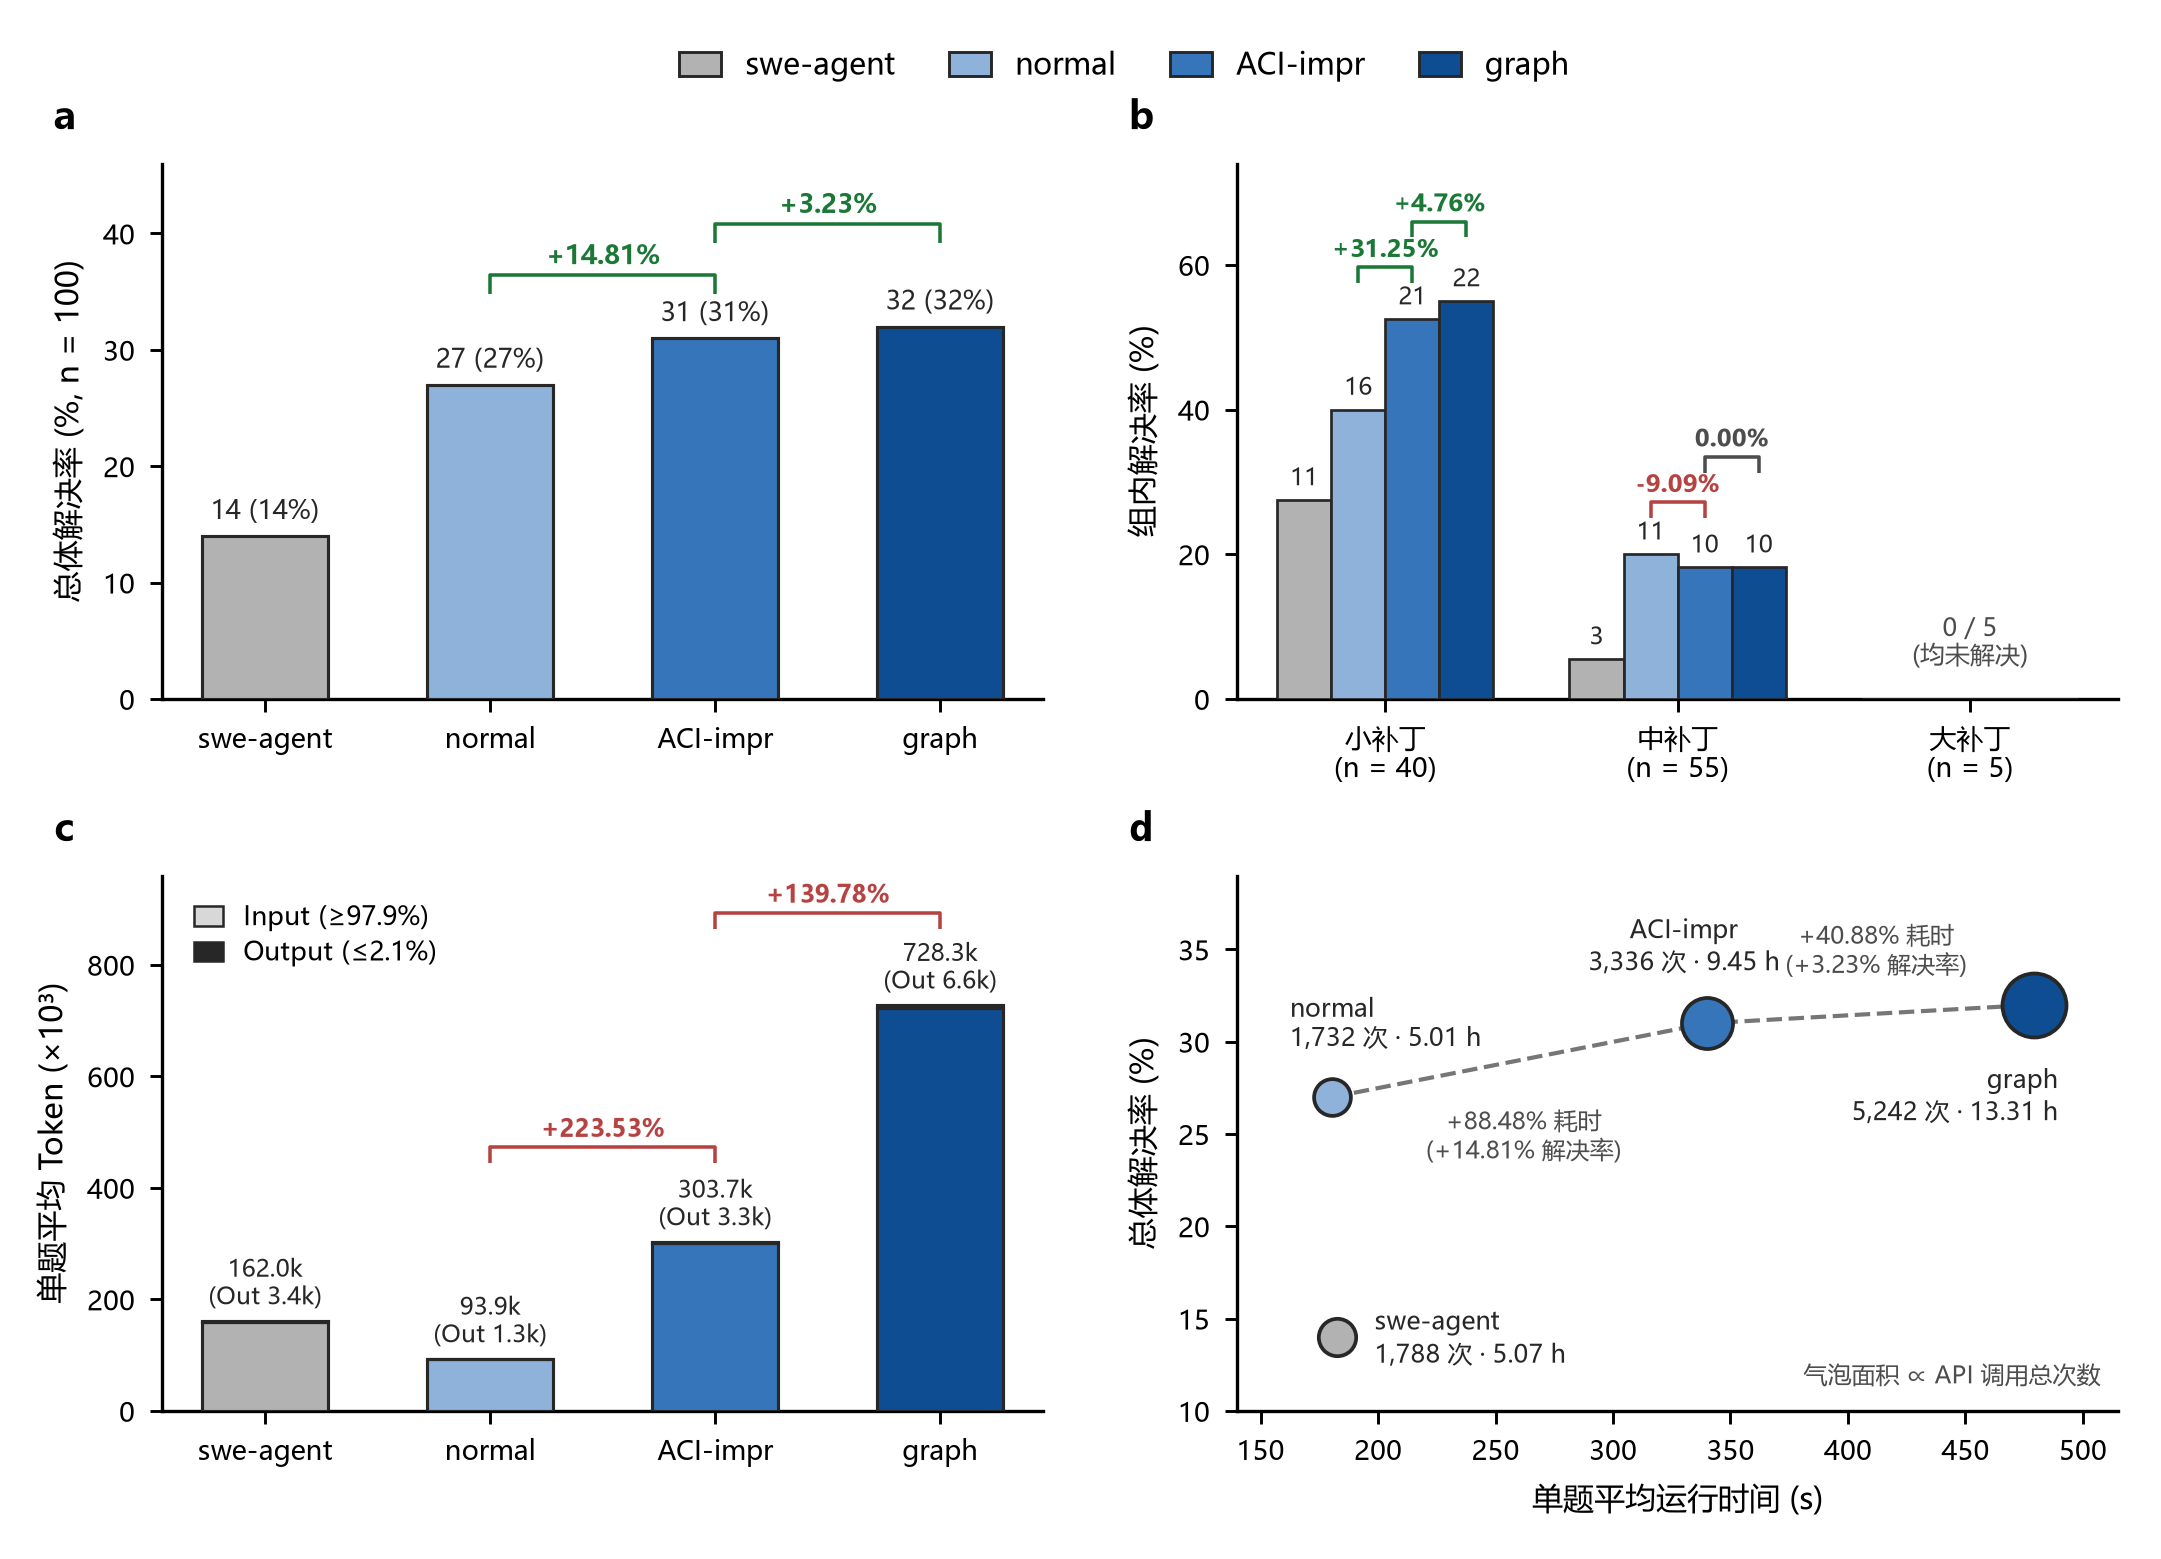

Recreate this plot in Python.
#!/usr/bin/env python3
"""Publication-grade 4-panel Chinese benchmark comparison figure (Nature double-column)."""

from __future__ import annotations

import sys
from pathlib import Path

import matplotlib
matplotlib.use("Agg")
import matplotlib as mpl
import matplotlib.pyplot as plt
import numpy as np
from matplotlib.patches import Patch
from matplotlib.transforms import ScaledTranslation

SKILL_SCRIPTS_DIR = Path(
    r"C:\Users\vickey\.gemini\config\plugins\nature-skills\skills\nature-figure\scripts"
)
if str(SKILL_SCRIPTS_DIR) not in sys.path:
    sys.path.insert(0, str(SKILL_SCRIPTS_DIR))

from audit_panel_alignment import require_matplotlib_panel_alignment


# ── MANDATORY editable font & SVG/PDF rules ───────────────────────────────────
mpl.rcParams.update({
    "font.family": "sans-serif",
    "font.sans-serif": [
        "Microsoft YaHei",
        "SimHei",
        "Arial",
        "DejaVu Sans",
        "sans-serif",
    ],
    "axes.unicode_minus": False,
    "svg.fonttype": "none",
    "pdf.fonttype": 42,
    "font.size": 7.0,
    "axes.titlesize": 7.5,
    "axes.labelsize": 7.5,
    "xtick.labelsize": 6.5,
    "ytick.labelsize": 6.5,
    "legend.fontsize": 7.0,
    "axes.spines.right": False,
    "axes.spines.top": False,
    "axes.linewidth": 0.8,
    "xtick.major.width": 0.7,
    "ytick.major.width": 0.7,
    "xtick.major.size": 3.0,
    "ytick.major.size": 3.0,
    "legend.frameon": False,
})

# Unified method palette: neutral gray baseline + progressive blue system family
METHOD_ORDER = ["swe-agent", "normal", "ACI-impr", "graph"]
METHOD_COLORS = {
    "swe-agent": "#B2B2B2",   # neutral external baseline
    "normal":    "#8EB2D9",   # base system
    "ACI-impr":  "#3775BA",   # improved ACI
    "graph":     "#0F4D92",   # full graph system (hero)
}
DELTA_UP = "#1B7837"
DELTA_DOWN = "#B64342"
DELTA_NEUTRAL = "#4D4D4D"
EDGE_DARK = "#272727"
MUTED_TEXT = "#4D4D4D"

# Exact data from user table (n = 100 tasks: 40 small, 55 medium, 5 large)
DATA = {
    "swe-agent": {
        "resolved": 14, "resolved_pct": 14.0,
        "small": 11, "small_pct": 27.5,
        "medium": 3, "medium_pct": 5.5,
        "large": 0, "large_pct": 0.0,
        "total_tokens": 16_196_675, "input_tokens": 15_857_220, "output_tokens": 339_455,
        "mean_tokens": 161_966.8, "api_calls": 1_788,
        "total_time_s": 18_249.53, "total_time_h": 5.07, "mean_time_s": 182.50,
    },
    "normal": {
        "resolved": 27, "resolved_pct": 27.0,
        "small": 16, "small_pct": 40.0,
        "medium": 11, "medium_pct": 20.0,
        "large": 0, "large_pct": 0.0,
        "total_tokens": 9_388_374, "input_tokens": 9_254_849, "output_tokens": 133_525,
        "mean_tokens": 93_883.7, "api_calls": 1_732,
        "total_time_s": 18_048.77, "total_time_h": 5.01, "mean_time_s": 180.49,
    },
    "ACI-impr": {
        "resolved": 31, "resolved_pct": 31.0,
        "small": 21, "small_pct": 52.5,
        "medium": 10, "medium_pct": 18.2,
        "large": 0, "large_pct": 0.0,
        "total_tokens": 30_374_421, "input_tokens": 30_048_423, "output_tokens": 325_998,
        "mean_tokens": 303_744.2, "api_calls": 3_336,
        "total_time_s": 34_019.04, "total_time_h": 9.45, "mean_time_s": 340.19,
    },
    "graph": {
        "resolved": 32, "resolved_pct": 32.0,
        "small": 22, "small_pct": 55.0,
        "medium": 10, "medium_pct": 18.2,
        "large": 0, "large_pct": 0.0,
        "total_tokens": 72_830_868, "input_tokens": 72_171_500, "output_tokens": 659_368,
        "mean_tokens": 728_308.7, "api_calls": 5_242,
        "total_time_s": 47_926.91, "total_time_h": 13.31, "mean_time_s": 479.27,
    },
}


def add_panel_label(
    ax: plt.Axes,
    label: str,
    x_offset_pt: float = -26.0,
    y_offset_pt: float = 6.0,
    fontsize: float = 9.0,
) -> None:
    """Place bold lowercase panel label at a fixed physical point offset."""
    offset = ScaledTranslation(
        x_offset_pt / 72.0,
        y_offset_pt / 72.0,
        ax.figure.dpi_scale_trans,
    )
    ax.text(
        0.0,
        1.0,
        label,
        transform=ax.transAxes + offset,
        fontsize=fontsize,
        fontweight="bold",
        color="black",
        ha="left",
        va="bottom",
    )


def add_step_bracket(
    ax: plt.Axes,
    x1: float,
    x2: float,
    y_base: float,
    height: float,
    text: str,
    color: str,
    fontsize: float = 6.0,
    text_pad_ratio: float = 0.25,
) -> None:
    """Draw a horizontal step comparison bracket with a label above."""
    y_top = y_base + height
    ax.plot(
        [x1, x1, x2, x2],
        [y_base, y_top, y_top, y_base],
        color=color,
        linewidth=0.85,
        solid_capstyle="butt",
        clip_on=False,
    )
    ax.text(
        0.5 * (x1 + x2),
        y_top + height * text_pad_ratio,
        text,
        ha="center",
        va="bottom",
        fontsize=fontsize,
        fontweight="bold",
        color=color,
    )


def build_figure(out_dir: Path) -> None:
    """Construct, align-audit, and export the 4-panel figure."""
    out_dir.mkdir(parents=True, exist_ok=True)
    width_mm = 183.0
    height_mm = 132.0
    fig = plt.figure(
        figsize=(width_mm / 25.4, height_mm / 25.4),
        facecolor="white",
    )

    gs = fig.add_gridspec(
        2, 2,
        left=0.075,
        right=0.98,
        top=0.895,
        bottom=0.095,
        wspace=0.22,
        hspace=0.33,
    )

    ax_a = fig.add_subplot(gs[0, 0])
    ax_b = fig.add_subplot(gs[0, 1])
    ax_c = fig.add_subplot(gs[1, 0])
    ax_d = fig.add_subplot(gs[1, 1])

    # ── Shared top legend ─────────────────────────────────────────────────────
    legend_handles = [
        Patch(
            facecolor=METHOD_COLORS[m],
            edgecolor=EDGE_DARK,
            linewidth=0.7,
            label=m,
        )
        for m in METHOD_ORDER
    ]
    fig.legend(
        handles=legend_handles,
        loc="upper center",
        bbox_to_anchor=(0.52, 0.985),
        ncol=4,
        columnspacing=1.8,
        handlelength=1.4,
        handleheight=0.85,
        fontsize=7.2,
        frameon=False,
    )

    # ── Panel a: Overall resolution rate (n = 100) ────────────────────────────
    x_a = np.arange(len(METHOD_ORDER))
    resolved_pcts = [DATA[m]["resolved_pct"] for m in METHOD_ORDER]
    resolved_cnts = [DATA[m]["resolved"] for m in METHOD_ORDER]
    bar_w_a = 0.56

    bars_a = ax_a.bar(
        x_a,
        resolved_pcts,
        width=bar_w_a,
        color=[METHOD_COLORS[m] for m in METHOD_ORDER],
        edgecolor=EDGE_DARK,
        linewidth=0.75,
        zorder=3,
    )
    for bar, cnt, pct in zip(bars_a, resolved_cnts, resolved_pcts):
        ax_a.text(
            bar.get_x() + bar.get_width() / 2.0,
            bar.get_height() + 0.9,
            f"{cnt} ({pct:.0f}%)",
            ha="center",
            va="bottom",
            fontsize=6.2,
            color=EDGE_DARK,
        )

    add_step_bracket(ax_a, 1.0, 2.0, 34.8, 1.6, "+14.81%", DELTA_UP, fontsize=6.2)
    add_step_bracket(ax_a, 2.0, 3.0, 39.2, 1.6, "+3.23%", DELTA_UP, fontsize=6.2)

    ax_a.set_xticks(x_a)
    ax_a.set_xticklabels(METHOD_ORDER)
    ax_a.set_ylabel("总体解决率 (%, n = 100)")
    ax_a.set_yticks([0, 10, 20, 30, 40])
    ax_a.set_ylim(0, 46.0)
    add_panel_label(ax_a, "a")

    # ── Panel b: Patch-size stratification ────────────────────────────────────
    strata_labels = ["小补丁\n(n = 40)", "中补丁\n(n = 55)", "大补丁\n(n = 5)"]
    strata_keys = [("small_pct", "small"), ("medium_pct", "medium"), ("large_pct", "large")]
    x_b = np.arange(len(strata_labels))
    n_m = len(METHOD_ORDER)
    group_w = 0.74
    sub_w = group_w / n_m

    for i, m in enumerate(METHOD_ORDER):
        offset = (i - (n_m - 1) / 2.0) * sub_w
        pcts = [DATA[m][k_pct] for k_pct, _ in strata_keys]
        cnts = [DATA[m][k_cnt] for _, k_cnt in strata_keys]
        bars = ax_b.bar(
            x_b + offset,
            pcts,
            width=sub_w,
            color=METHOD_COLORS[m],
            edgecolor=EDGE_DARK,
            linewidth=0.65,
            zorder=3,
        )
        for j, (bar, cnt) in enumerate(zip(bars, cnts)):
            if j < 2:  # Small and Medium: print exact solved count above bar
                ax_b.text(
                    bar.get_x() + bar.get_width() / 2.0,
                    bar.get_height() + 1.2,
                    f"{cnt}",
                    ha="center",
                    va="bottom",
                    fontsize=5.8,
                    color=EDGE_DARK,
                )

    # Small stratum brackets (normal idx 1 -> ACI-impr idx 2 -> graph idx 3)
    x_s_norm = 0.0 + (1 - 1.5) * sub_w
    x_s_aci = 0.0 + (2 - 1.5) * sub_w
    x_s_graph = 0.0 + (3 - 1.5) * sub_w
    add_step_bracket(ax_b, x_s_norm, x_s_aci, 57.5, 2.2, "+31.25%", DELTA_UP, fontsize=5.8)
    add_step_bracket(ax_b, x_s_aci, x_s_graph, 63.8, 2.2, "+4.76%", DELTA_UP, fontsize=5.8)

    # Medium stratum brackets
    x_m_norm = 1.0 + (1 - 1.5) * sub_w
    x_m_aci = 1.0 + (2 - 1.5) * sub_w
    x_m_graph = 1.0 + (3 - 1.5) * sub_w
    add_step_bracket(ax_b, x_m_norm, x_m_aci, 25.0, 2.2, "-9.09%", DELTA_DOWN, fontsize=5.8)
    add_step_bracket(ax_b, x_m_aci, x_m_graph, 31.3, 2.2, "0.00%", DELTA_NEUTRAL, fontsize=5.8)

    # Large stratum note (all 0/5)
    ax_b.text(
        2.0,
        4.0,
        "0 / 5\n(均未解决)",
        ha="center",
        va="bottom",
        fontsize=6.0,
        color=MUTED_TEXT,
    )

    ax_b.set_xticks(x_b)
    ax_b.set_xticklabels(strata_labels)
    ax_b.set_ylabel("组内解决率 (%)")
    ax_b.set_yticks([0, 20, 40, 60])
    ax_b.set_ylim(0, 74.0)
    add_panel_label(ax_b, "b")

    # ── Panel c: Mean token cost breakdown (Input + Output) ───────────────────
    x_c = np.arange(len(METHOD_ORDER))
    input_k = np.array([DATA[m]["input_tokens"] / 100_000.0 for m in METHOD_ORDER])
    output_k = np.array([DATA[m]["output_tokens"] / 100_000.0 for m in METHOD_ORDER])
    mean_k = input_k + output_k
    bar_w_c = 0.56

    ax_c.bar(
        x_c,
        input_k,
        width=bar_w_c,
        color=[METHOD_COLORS[m] for m in METHOD_ORDER],
        edgecolor=EDGE_DARK,
        linewidth=0.75,
        zorder=3,
    )
    ax_c.bar(
        x_c,
        output_k,
        bottom=input_k,
        width=bar_w_c,
        color=EDGE_DARK,
        edgecolor=EDGE_DARK,
        linewidth=0.75,
        zorder=4,
    )

    for xi, tot_k, out_k in zip(x_c, mean_k, output_k):
        ax_c.text(
            xi,
            tot_k + 16.0,
            f"{tot_k:.1f}k\n(Out {out_k:.1f}k)",
            ha="center",
            va="bottom",
            fontsize=5.8,
            color=EDGE_DARK,
            linespacing=1.15,
        )

    add_step_bracket(ax_c, 1.0, 2.0, 445.0, 28.0, "+223.53%", DELTA_DOWN, fontsize=6.0)
    add_step_bracket(ax_c, 2.0, 3.0, 865.0, 28.0, "+139.78%", DELTA_DOWN, fontsize=6.0)

    # Compact Input vs Output legend inside Panel c top-left
    io_handles = [
        Patch(facecolor="#D8D8D8", edgecolor=EDGE_DARK, linewidth=0.6, label="Input (≥97.9%)"),
        Patch(facecolor=EDGE_DARK, edgecolor=EDGE_DARK, linewidth=0.6, label="Output (≤2.1%)"),
    ]
    ax_c.legend(
        handles=io_handles,
        loc="upper left",
        bbox_to_anchor=(0.01, 0.99),
        fontsize=6.2,
        handlelength=1.1,
        handleheight=0.8,
        labelspacing=0.3,
        frameon=False,
    )

    ax_c.set_xticks(x_c)
    ax_c.set_xticklabels(METHOD_ORDER)
    ax_c.set_ylabel("单题平均 Token (×10³)")
    ax_c.set_yticks([0, 200, 400, 600, 800])
    ax_c.set_ylim(0, 960.0)
    add_panel_label(ax_c, "c")

    # ── Panel d: Efficiency-Performance Trade-off (Runtime, API calls, Resolved) ─
    # Trajectory connecting normal -> ACI-impr -> graph
    traj_methods = ["normal", "ACI-impr", "graph"]
    traj_x = [DATA[m]["mean_time_s"] for m in traj_methods]
    traj_y = [DATA[m]["resolved_pct"] for m in traj_methods]
    ax_d.plot(
        traj_x,
        traj_y,
        linestyle="--",
        linewidth=1.0,
        color="#767676",
        zorder=2,
    )

    # Marker area scaled strictly proportionally to API calls
    call_scale = 0.045
    for m in METHOD_ORDER:
        mx = DATA[m]["mean_time_s"]
        my = DATA[m]["resolved_pct"]
        calls = DATA[m]["api_calls"]
        ax_d.scatter(
            mx,
            my,
            s=calls * call_scale,
            color=METHOD_COLORS[m],
            edgecolor=EDGE_DARK,
            linewidth=0.9,
            zorder=4,
        )

    # Direct method + call + total-time annotations placed cleanly away from markers/path
    ax_d.text(
        DATA["swe-agent"]["mean_time_s"] + 16.0,
        DATA["swe-agent"]["resolved_pct"] - 0.1,
        f"swe-agent\n{DATA['swe-agent']['api_calls']:,} 次 · {DATA['swe-agent']['total_time_h']:.2f} h",
        ha="left",
        va="center",
        fontsize=6.0,
        color=EDGE_DARK,
        linespacing=1.15,
    )
    ax_d.text(
        DATA["normal"]["mean_time_s"] - 18.0,
        DATA["normal"]["resolved_pct"] + 2.4,
        f"normal\n{DATA['normal']['api_calls']:,} 次 · {DATA['normal']['total_time_h']:.2f} h",
        ha="left",
        va="bottom",
        fontsize=6.0,
        color=EDGE_DARK,
        linespacing=1.15,
    )
    ax_d.text(
        DATA["ACI-impr"]["mean_time_s"] - 10.0,
        DATA["ACI-impr"]["resolved_pct"] + 2.5,
        f"ACI-impr\n{DATA['ACI-impr']['api_calls']:,} 次 · {DATA['ACI-impr']['total_time_h']:.2f} h",
        ha="center",
        va="bottom",
        fontsize=6.0,
        color=EDGE_DARK,
        linespacing=1.15,
    )
    ax_d.text(
        DATA["graph"]["mean_time_s"] + 10.0,
        DATA["graph"]["resolved_pct"] - 3.3,
        f"graph\n{DATA['graph']['api_calls']:,} 次 · {DATA['graph']['total_time_h']:.2f} h",
        ha="right",
        va="top",
        fontsize=6.0,
        color=EDGE_DARK,
        linespacing=1.15,
    )

    # Segment marginal delta labels
    ax_d.text(
        262.0,
        26.5,
        "+88.48% 耗时\n(+14.81% 解决率)",
        ha="center",
        va="top",
        fontsize=5.7,
        color=MUTED_TEXT,
        linespacing=1.15,
    )
    ax_d.text(
        412.0,
        33.4,
        "+40.88% 耗时\n(+3.23% 解决率)",
        ha="center",
        va="bottom",
        fontsize=5.7,
        color=MUTED_TEXT,
        linespacing=1.15,
    )

    # Bubble area note in bottom-right corner
    ax_d.text(
        0.98,
        0.04,
        "气泡面积 ∝ API 调用总次数",
        transform=ax_d.transAxes,
        ha="right",
        va="bottom",
        fontsize=5.8,
        color=MUTED_TEXT,
    )

    ax_d.set_xlabel("单题平均运行时间 (s)")
    ax_d.set_ylabel("总体解决率 (%)")
    ax_d.set_xticks([150, 200, 250, 300, 350, 400, 450, 500])
    ax_d.set_xlim(140.0, 515.0)
    ax_d.set_yticks([10, 15, 20, 25, 30, 35])
    ax_d.set_ylim(10.0, 39.0)
    add_panel_label(ax_d, "d")

    # ── Mandatory multi-panel alignment gate before export ────────────────────
    base = out_dir / "agent_benchmark_comparison"
    require_matplotlib_panel_alignment(
        fig,
        axes=[ax_a, ax_b, ax_c, ax_d],
        panel_ids=["a", "b", "c", "d"],
        row_groups=[["a", "b"], ["c", "d"]],
        column_groups=[["a", "c"], ["b", "d"]],
        json_out=str(base) + ".alignment.json",
        overlay_svg=str(base) + ".alignment.svg",
        tolerance_pt=1.5,
        gutter_tolerance_pt=1.5,
        require_panel_labels=True,
        strict=True,
    )

    fig.savefig(str(base) + ".svg")
    fig.savefig(str(base) + ".pdf")
    fig.savefig(str(base) + ".png", dpi=300)
    fig.savefig(str(base) + ".tiff", dpi=600)
    plt.close(fig)


if __name__ == "__main__":
    build_figure(Path(__file__).resolve().parent)
